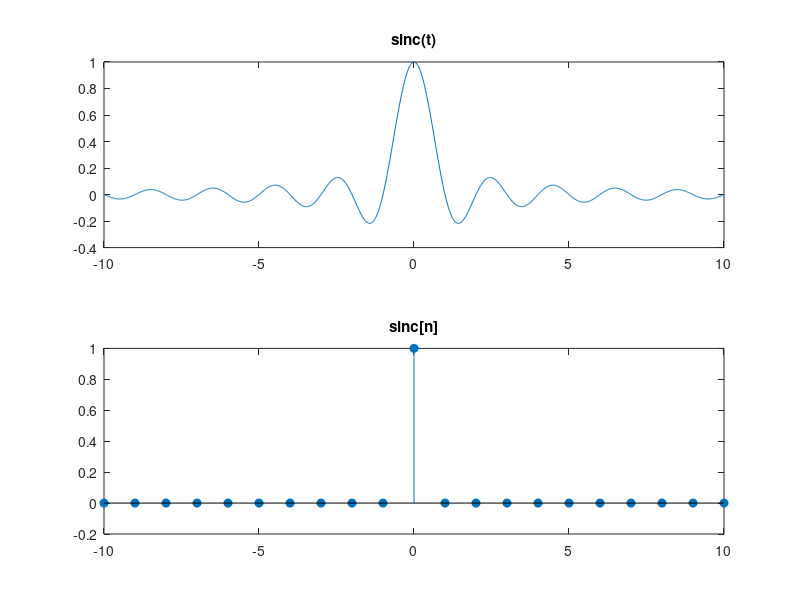

The MATLAB source for this figure:
t = linspace(-10, 10, 1000);
n = -10:10;

figure;

subplot(2, 1, 1);
plot(t, sinc(t));
title('sinc(t)');

subplot(2, 1, 2);
stem(n, sinc(n), 'filled');
title('sinc[n]');
